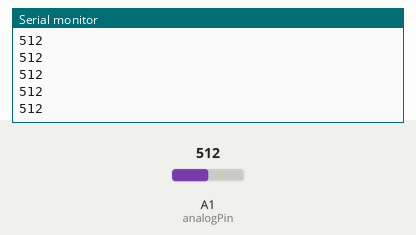
Recording of a sketch running on a simulated Arduino Uno, built with avr-gcc and run on an emulated ATmega328P. On the bench: the last lines printed to the serial monitor. Inputs (shaded band) come from the test bench; at power-on: A1 (analogPin) = 512.

Above: at 1.2 s.
1.3 s: A1 (analogPin) set to 716
At 1.49 s:
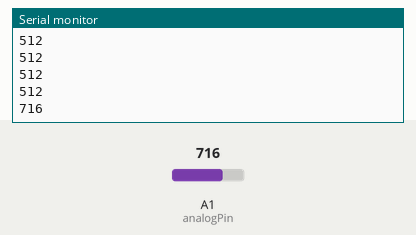
2.8 s: A1 (analogPin) set to 900
At 2.83 s:
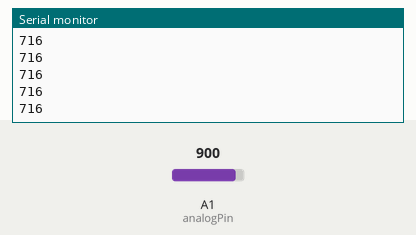
Timing chart, 0 to 5.8 s (numbered marks = the images above; inputs shaded):
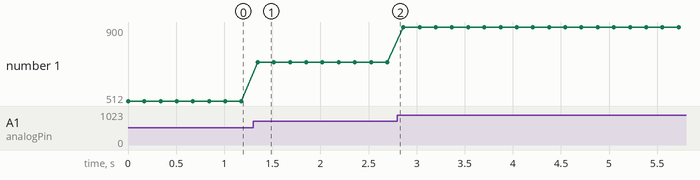

The sketch:

IRsendDemo.ino
```cpp
// (licence header left out)
#include <IRremote.h>

IRsend irsend;
const int analogPin = A1;
int outputvalue = 0;

void setup()
{
  Serial.begin(9600);
}

void loop() {

	//for (int i = 0; i < 3; i++) {
		//irsend.sendSony(0xa90, 12);
		//delay(40);
	//}
	//delay(5000); //5 second delay between each signal burst

 outputvalue = analogRead(analogPin);
 Serial.print("\n");
 Serial.print(outputvalue);
 //if(outputvalue == 0){
  irsend.sendSony(0x68B90, 20);
    //delay(100);
 //   }
 //   else

    //irsend.sendSony(0x68B92, 20);
    delay(100);
    //irsend.sendSony(0x68B92, 20);
    //delay(100);
}
```

Measured:
- after the input at 1.3 s, the serial monitor: prints a new line after 0.05 s (image 1)
- plotted number 1: 512 → 716 after the input at 1.3 s, 716 → 900 after the input at 2.8 s
